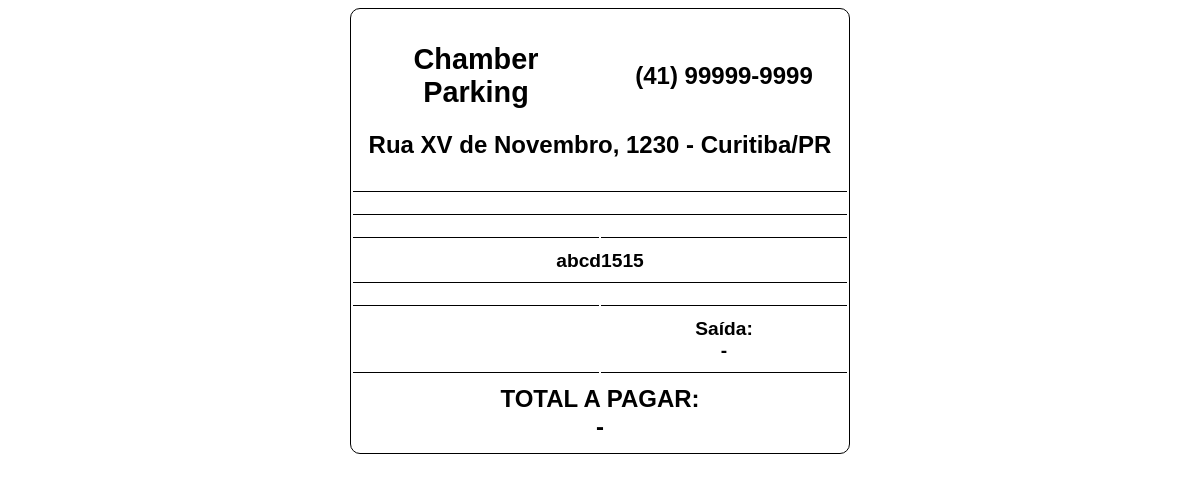
/imprimir.php?placa=abcd1515 (signed in), run on an earlier commit of the app's database.
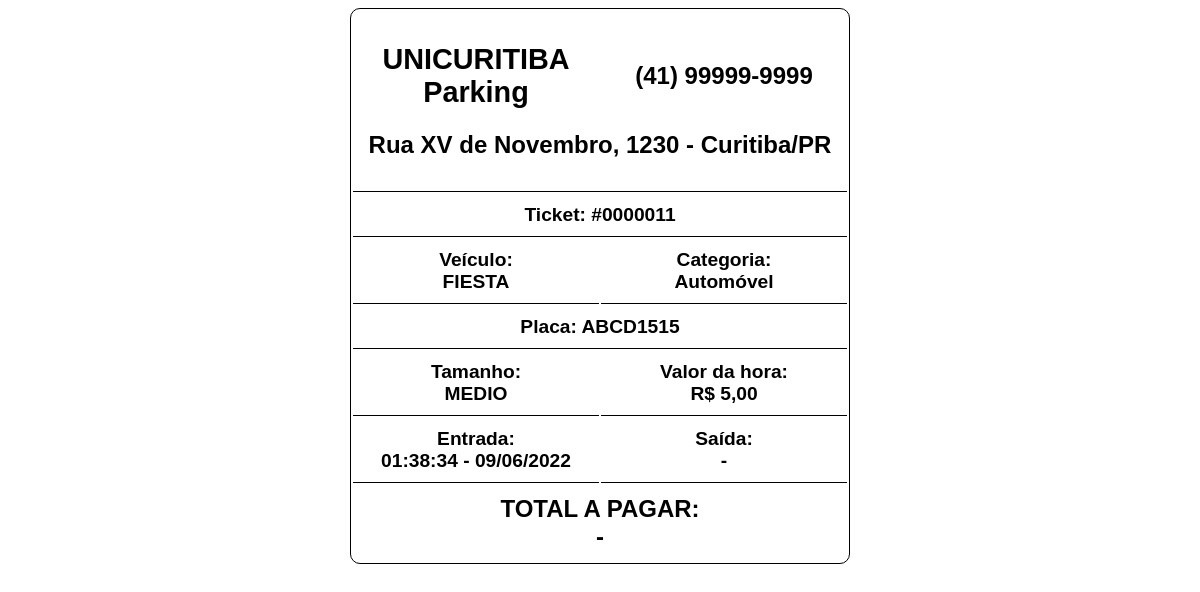
And on a later commit of the database.
### tables this page shows
CREATE TABLE `configuracoes` (
  `id` int(11) NOT NULL AUTO_INCREMENT,
  `total_vagas` int(10) DEFAULT NULL,
  `total_vagas_ocupadas` int(10) DEFAULT NULL,
  `valor_pequeno` decimal(10,2) DEFAULT NULL,
  `valor_medio` decimal(10,2) DEFAULT NULL,
  `valor_grande` decimal(10,2) DEFAULT NULL,
  `nome_estacionamento` varchar(45) DEFAULT NULL,
  `endereco` varchar(50) DEFAULT NULL,
  `mensagem` varchar(110) DEFAULT NULL,
  `telefone` varchar(15) DEFAULT NULL,
  PRIMARY KEY (`id`)
);

CREATE TABLE `veiculos` (
  `id_veiculo` int(7) NOT NULL AUTO_INCREMENT,
  `placa` varchar(10) DEFAULT NULL,
  `nome_veiculo` varchar(30) DEFAULT NULL,
  `tamanho` varchar(10) DEFAULT NULL,
  `nome_categoria` varchar(50) DEFAULT NULL,
  `estacionado` varchar(5) DEFAULT NULL,
  `data_entrada` timestamp NOT NULL DEFAULT current_timestamp(),
  `data_saida` datetime DEFAULT NULL,
  PRIMARY KEY (`id_veiculo`)
);

### imprimir.php (the view, shortened to what this page needs)
<head>
    <?php include('db/config.php');
    ?>
</head>
<?php
$placa = @$_GET['placa'];
$saida = @$_GET['saida'];
$id_veiculo = @$_GET['veiculo'];
if (!empty($placa)) $result_vagas = "SELECT * FROM veiculos WHERE placa='$placa'";
else if (!empty($id_veiculo)) $result_vagas = "SELECT * FROM veiculos WHERE id_veiculo='$id_veiculo'";
$result_verifica_vagas = mysqli_query($con, $result_vagas);
while ($result_vagas = mysqli_fetch_assoc($result_verifica_vagas)) {
    $ticket = "Ticket: #" . fzerosnafrente($result_vagas['id_veiculo'], 7) . "<br>";
    $veiculo = "Veículo:<br>" . strtoupper($result_vagas['nome_veiculo']) . "<br>";
    $placa = "Placa: " . strtoupper($result_vagas['placa']) . "<br>";
    $tamanho = $result_vagas['tamanho'];
    $tamanho_formatado = "Tamanho:<br>" . strtoupper($result_vagas['tamanho']);
    $categoria = "Categoria:<br>" . $result_vagas['nome_categoria'] . "<br>";
    $data_entrada = new DateTime($result_vagas['data_entrada']);
    $data_entrada_formatado = "Entrada:<br>" . $data_entrada->format('H:i:s - d/m/Y') . "<br>";
    $data_saida = new DateTime($result_vagas['data_saida']);
    $data_saida_formatado = "Saída:<br>" . $data_saida->format('H:i:s - d/m/Y') . "<br>";
}
$query = "SELECT * FROM configuracoes WHERE id='1'";
$execute = mysqli_query($con, $query);
while ($query = mysqli_fetch_assoc($execute)) {
    $nome_estacionamento = $query['nome_estacionamento'];
    $telefone = $query['telefone'] . "<br>";
    $endereco =  $query['endereco'] . "<br>";
    $valor_pequeno = $query['valor_pequeno'] . "<br>";
    $valor_medio = $query['valor_medio'] . "<br>";
    $valor_grande = $query['valor_grande'] . "<br>";
}
if ($tamanho == "pequeno") $valor_hora = "Valor da hora:<br>R$ " . str_replace(".", ",", $valor_pequeno);
elseif ($tamanho == "medio") $valor_hora = "Valor da hora:<br>R$ " . str_replace(".", ",", $valor_medio);
elseif ($tamanho == "grande") $valor_hora = "Valor da hora:<br>R$ " . str_replace(".", ",", $valor_grande);
if (!empty($id_veiculo) && $saida == "sim") {
    echo "
    <table class='impressao' align='center' width='500px'>
        <tr>
            <td colspan='6' align='center'></td>
        </tr>
        <tr>
            <td class='font-destaque-logo' colspan='3' align='center'>" . $nome_estacionamento . "</td>
            <td class='font-destaque' colspan='3' align='center'>" . $telefone . "</td>
        </tr>
        <tr  class='font-destaque'>
            <td colspan='6' align='center'>" . $endereco . "</td>
        </tr>
        <tr>
            <td class='borda' colspan='6' align='center'></td>
        </tr>
        <tr>
            <td class='borda' colspan='6' align='center'>" . $ticket . "</td>
        </tr>
        <tr>
            <td class='borda' colspan='3' align='center'>" . $veiculo . "</td>
            <td class='borda' colspan='3' align='center'>" . $categoria . "</td>
        </tr>
        <tr>
            <td class='borda' colspan='6' align='center'>" . $placa . "</td>
        </tr>
        <tr>
            <td class='borda' colspan='3' align='center'>" . $tamanho_formatado . "</td>
            <td class='borda' colspan='3' align='center'>" . $valor_hora . "</td>
        </tr>
        <tr>
            <td class='borda' colspan='3' align='center'>" . $data_entrada_formatado . "</td>
            <td class='borda' colspan='3' align='center'>" . $data_saida_formatado . "</td>
        </tr>
        <tr>
            <td class='font-destaque' colspan='6' align='center'>" . $total_a_pagar . "</td>
        </tr>
        </table>
        <style>
        .impressao{
            font-family:arial;
            font-weight:bold;
            font-size:1.2rem;
            border:1px solid;
            border-radius:10px;
        }
        .impressao tr td {
            padding: 10px 5px;
            width:50%;
        }
        .borda {
            border-bottom:1px solid;
        }
        .font-destaque{
            font-size:1.5rem;
        }
        .font-destaque-logo{
            font-size:1.8rem;
        }
        </style>
    ";
} else if (!empty($placa)) {
    echo "
    <table class='impressao' align='center' width='500px'>
        <tr>
            <td colspan='6' align='center'></td>
        </tr>
        <tr>
            <td class='font-destaque-logo' colspan='3' align='center'>" . $nome_estacionamento . "</td>
            <td class='font-destaque' colspan='3' align='center'>" . $telefone . "</td>
        </tr>
        <tr  class='font-destaque'>
            <td colspan='6' align='center'>" . $endereco . "</td>
        </tr>
        <tr>
            <td class='borda' colspan='6' align='center'></td>
        </tr>
        <tr>
            <td class='borda' colspan='6' align='center'>" . $ticket . "</td>
        </tr>
        <tr>
            <td class='borda' colspan='3' align='center'>" . $veiculo . "</td>
            <td class='borda' colspan='3' align='center'>" . $categoria . "</td>
        </tr>
        <tr>
            <td class='borda' colspan='6' align='center'>" . $placa . "</td>
        </tr>
        <tr>
            <td class='borda' colspan='3' align='center'>" . $tamanho_formatado . "</td>
            <td class='borda' colspan='3' align='center'>" . $valor_hora . "</td>
        </tr>
        <tr>
            <td class='borda' colspan='3' align='center'>" . $data_entrada_formatado . "</td>
            <td class='borda' colspan='3' align='center'>Saída: <br>-</td>
        </tr>
        <tr>
            <td class='font-destaque' colspan='6' align='center'>TOTAL A PAGAR: <br>-</td>
        </tr>
        </table>
        <style>
        .impressao{
            font-family:arial;
            font-weight:bold;
            font-size:1.2rem;
            border:1px solid;
            border-radius:10px;
        }
        .impressao tr td {
            padding: 10px 5px;
            width:50%;
        }
        .borda {
            border-bottom:1px solid;
        }
        .font-destaque{
            font-size:1.5rem;
        }
        .font-destaque-logo{
            font-size:1.8rem;
        }
        </style>
    ";
}
function fzerosnafrente($numero, $tamanho)
{
    $TamanhoNumero = strlen($numero);
    if ($TamanhoNumero < $tamanho) {
        while ($TamanhoNumero < $tamanho) {
            $numero = "0" . $numero;
            $TamanhoNumero = strlen($numero);
        }
    }
    return $numero;
}
?>

### imprimir.php (style rules this page uses)
.impressao { font-family:arial; font-weight:bold; font-size:1.2rem; border:1px solid; border-radius:10px; }
.impressao tr td { padding: 10px 5px; width:50%; }
.borda { border-bottom:1px solid; }
.font-destaque { font-size:1.5rem; }
.font-destaque-logo { font-size:1.8rem; }

What changed in the data, as far as the page shows it:
changed configuracoes "Rua XV de Novembro, 1230 - Curitiba/PR": nome_estacionamento "Chamber Parking" → "UNICURITIBA Parking"; valor_medio (not shown) → "5,00"
added veiculos: id_veiculo "0000011", nome_veiculo "FIESTA", nome_categoria "Automóvel", placa "ABCD1515", tamanho "MEDIO", data_entrada "01:38:34 - 09/06/2022"
Also different on the page:
$placa: "abcd1515" → (not shown)
text now shown: "Ticket: # Veículo: Categoria: Placa: Tamanho: Valor da hora: R$ Entrada:"
